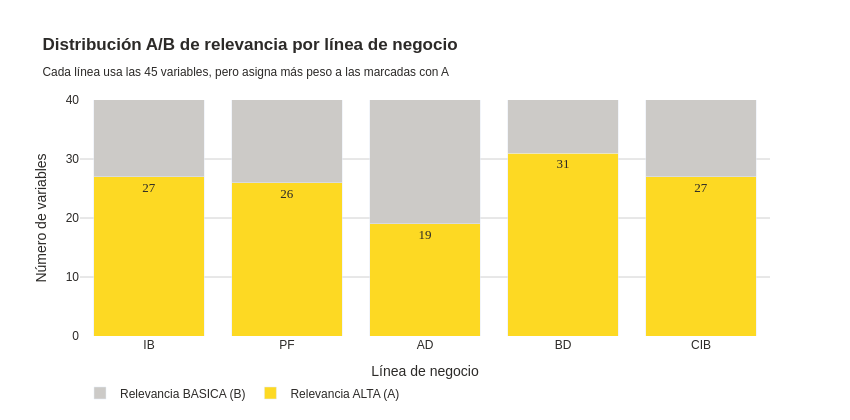

This figure's notebook cell:
### Markdown cell above
## La codificación de relevancia por línea de negocio

El diccionario original del Excel incluye cinco columnas adicionales que no aparecen en la tabla principal de este notebook pero son cruciales para el funcionamiento del sistema: IB, PT, AD, BD y CIB. En cada celda de esas columnas aparece una letra **A** o **B** que codifica la *relevancia de la variable para esa línea de negocio*. La letra **A** indica relevancia **Alta** (la variable es crítica para entender el atractivo del mercado en esa línea, y por tanto su peso relativo dentro de su dimensión es elevado); la letra **B** indica relevancia **Básica** (la variable se incluye en el ranking pero con peso estándar).

Esta codificación es lo que permite que TOPSIS produzca rankings *diferenciados* por línea sin tener que mantener cinco diccionarios paralelos. El procedimiento operativo es el siguiente: durante la construcción del `weight_profile` para cada línea de negocio, las variables marcadas con A reciben un *multiplicador de relevancia* (típicamente alrededor de 1.5) sobre el peso base de la variable dentro de su dimensión, y las marcadas con B mantienen el peso base. Luego se renormalizan los pesos para que sumen uno dentro de la dimensión. El resultado es que en el ranking de Pagos y Flujos (PF), por ejemplo, las variables `personal_remittances_gdp`, `mobile_subscriptions` y `colombian_diaspora_stock` tienen efectivamente más peso que en el ranking de Intermediación Bancaria (IB), donde el peso se concentra en `account_ownership`, `regulatory_quality` y `stock_market_cap_gdp`. La codificación A/B se traduce así en señales sustantivamente distintas para mercados que en términos absolutos podrían parecer similares.

Para visualizar este patrón, vale la pena ver cuántas variables tienen relevancia alta por línea de negocio:

### Code cell
# Relevancia A por linea de negocio (segun el Excel del diccionario)
# Conteo aproximado basado en el listado de variables marcadas como 'A'
relevancia_A = pd.DataFrame({
    'Linea de negocio': ['IB', 'PF', 'AD', 'BD', 'CIB'],
    'Etiqueta': ['Intermediacion Bancaria', 'Pagos y Flujos', 'Activos Digitales',
                 'Bancos Digitales', 'Corporate & Investment Banking'],
    'Variables A (alta)':  [27, 26, 19, 31, 27],
    'Variables B (basica)': [18, 19, 26, 14, 18],
})
relevancia_A['Total'] = relevancia_A['Variables A (alta)'] + relevancia_A['Variables B (basica)']

fig = go.Figure()
fig.add_trace(go.Bar(
    name='Relevancia ALTA (A)', x=relevancia_A['Linea de negocio'],
    y=relevancia_A['Variables A (alta)'],
    marker_color=CIBEST['yellow'],
    text=relevancia_A['Variables A (alta)'], textposition='inside',
    textfont=dict(color=CIBEST['gray'], size=13, family='Arial Black'),
    hovertemplate='<b>%{x}</b><br>Variables A: %{y}<extra></extra>',
))
fig.add_trace(go.Bar(
    name='Relevancia BASICA (B)', x=relevancia_A['Linea de negocio'],
    y=relevancia_A['Variables B (basica)'],
    marker_color=CIBEST['gray_light'],
    text=relevancia_A['Variables B (basica)'], textposition='inside',
    textfont=dict(color='white', size=13),
    hovertemplate='<b>%{x}</b><br>Variables B: %{y}<extra></extra>',
))

fig.update_layout(
    title='<b>Distribución A/B de relevancia por línea de negocio</b><br>'
          '<sub>Cada línea usa las 45 variables, pero asigna más peso a las marcadas con A</sub>',
    barmode='stack',
    xaxis=dict(title='Línea de negocio'),
    yaxis=dict(title='Número de variables', range=[0, 40], gridcolor=CIBEST['gray_border']),
    plot_bgcolor=CIBEST['white'], paper_bgcolor=CIBEST['white'],
    font=dict(family='Arial', color=CIBEST['gray']),
    height=420, width=850,
    legend=dict(orientation='h', y=-0.18),
)
fig.show()

print('\n📋 Detalle por linea de negocio:')
style_table(relevancia_A, gradient_cols=['Variables A (alta)'], gradient_cmap=cmap_custom)

### Figure 1 — Plotly figure (JSON) as saved in the notebook; plotly's stock layout.template omitted (floating-point values rounded to 4 significant figures)
{"data": [{"hovertemplate": "<b>%{x}</b><br>Variables A: %{y}<extra></extra>", "marker": {"color": "#FDD923"}, "name": "Relevancia ALTA (A)", "text": [27.0, 26.0, 19.0, 31.0, 27.0], "textfont": {"color": "#2C2A28", "family": "Arial Black", "size": 13}, "textposition": "inside", "type": "bar", "x": ["IB", "PF", "AD", "BD", "CIB"], "y": [27, 26, 19, 31, 27]}, {"hovertemplate": "<b>%{x}</b><br>Variables B: %{y}<extra></extra>", "marker": {"color": "#CCCAC7"}, "name": "Relevancia BASICA (B)", "text": [18.0, 19.0, 26.0, 14.0, 18.0], "textfont": {"color": "white", "size": 13}, "textposition": "inside", "type": "bar", "x": ["IB", "PF", "AD", "BD", "CIB"], "y": [18, 19, 26, 14, 18]}], "layout": {"barmode": "stack", "font": {"color": "#2C2A28", "family": "Arial"}, "height": 420, "legend": {"orientation": "h", "y": -0.18}, "paper_bgcolor": "#FFFFFF", "plot_bgcolor": "#FFFFFF", "title": {"text": "<b>Distribución A/B de relevancia por línea de negocio</b><br><sub>Cada línea usa las 45 variables, pero asigna más peso a las marcadas con A</sub>"}, "width": 850, "xaxis": {"title": {"text": "Línea de negocio"}}, "yaxis": {"gridcolor": "#D0D0D0", "range": [0, 40], "title": {"text": "Número de variables"}}}}
